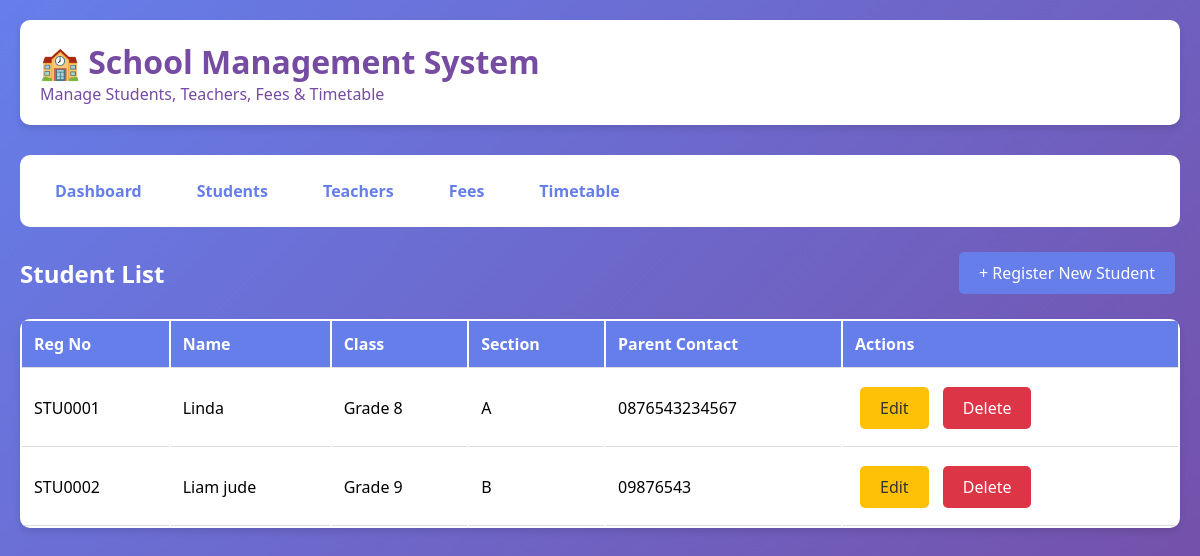
The page /students/ on the database its author committed.
### core/models.py (models this page shows, shortened)
class Student(models.Model):
    registration_number = models.CharField(max_length=20, unique=True)
    name = models.CharField(max_length=100)
    class_name = models.CharField(max_length=10)
    section = models.CharField(max_length=5, blank=True)
    parent_contact = models.CharField(max_length=15)
    address = models.TextField(blank=True)
    registration_date = models.DateField(auto_now_add=True)

### core/views.py (the view)
# urls.py: path('students/', views.student_list, name='student_list'),
def student_list(request):
    students = Student.objects.all().order_by('-registration_date')
    return render(request, 'core/student_list.html', {'students': students})

### core/templates/core/student_list.html
{% extends 'core/base.html' %}
{% block content %}
<div style="display: flex; justify-content: space-between; align-items: center; margin-bottom: 20px;">
    <h2 style="color: white;">Student List</h2>
    <a href="{% url 'student_create' %}" class="btn">+ Register New Student</a>
</div>
<table>
    <thead>
        <tr><th>Reg No</th><th>Name</th><th>Class</th><th>Section</th><th>Parent Contact</th><th>Actions</th></tr>
    </thead>
    <tbody>
        {% for student in students %}
        <tr>
            <td>{{ student.registration_number }}</td>
            <td>{{ student.name }}</td>
            <td>{{ student.class_name }}</td>
            <td>{{ student.section|default:"-" }}</td>
            <td>{{ student.parent_contact }}</td>
            <td>
                <a href="{% url 'student_edit' student.id %}" class="btn btn-warning">Edit</a>
                <a href="{% url 'student_delete' student.id %}" class="btn btn-danger">Delete</a>
            </td>
        </tr>
        {% empty %}
        <tr><td colspan="6">No students registered yet.</td></tr>
        {% endfor %}
    </tbody>
</table>
{% endblock %}

### core/templates/core/base.html (style rules this page uses)
* { margin: 0; padding: 0; box-sizing: border-box; }
body { font-family: 'Segoe UI', Tahoma, Geneva, Verdana, sans-serif; background: linear-gradient(135deg, #667eea 0%, #764ba2 100%); min-height: 100vh; }
.btn { display: inline-block; padding: 10px 20px; background: #667eea; color: white; text-decoration: none; border-radius: 5px; border: none; cursor: pointer; margin: 5px; }
.btn-danger { background: #dc3545; }
.btn-warning { background: #ffc107; color: #333; }
table { width: 100%; background: white; border-radius: 10px; overflow: hidden; box-shadow: 0 4px 6px rgba(0,0,0,0.1); }
th, td { padding: 12px; text-align: left; border-bottom: 1px solid #ddd; }
th { background: #667eea; color: white; }

### rows shown on the page
Student: registration_number "STU0001", name "Linda", class_name "Grade 8", section "A", parent_contact "0876543234567"
Student: registration_number "STU0002", name "Liam jude", class_name "Grade 9", section "B", parent_contact "09876543"
